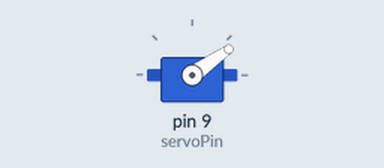
Bench run of a sketch on a simulated Arduino Uno, built with avr-gcc and run on an emulated ATmega328P. On the bench: servo.

Above: at 0.05 s.
At 0.65 s:
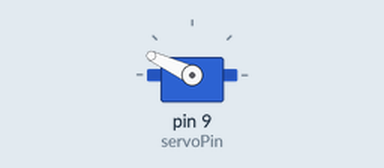
At 0.95 s:
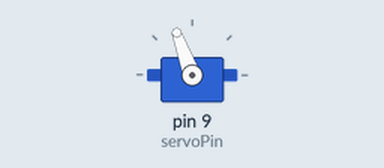
At 1.25 s:
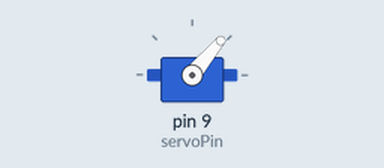
Timing chart, 0 to 3.1 s (numbered marks = the images above):
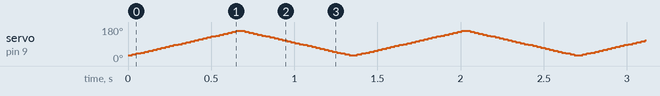

The sketch:

Servo_Side_2_Side_Sweep.ino
```cpp
#include <Servo.h>        //Load the servo library, no ; needed to load libraries.

int pos = 0;              //Declare and initialize the pos variable

int servoPin = 9;         //The pin we will control the servo from
int servoDelay = 25;      //Delay to servo motor so it isn't over-driven

Servo myServo;            //assigns the servo libraries to the myServo object

void setup() {
  Serial.begin(115200);
  myServo.attach(servoPin);

}

void loop() {

  for(pos = 30; pos <= 160; pos += 5) {
    myServo.write(pos);        //Send servo to pos
    delay(servoDelay);         //Pause servo for 25ms
  }

  for(pos = 160; pos >= 30; pos -= 5) {
    myServo.write(pos);
    delay(servoDelay);
  }

}
```
